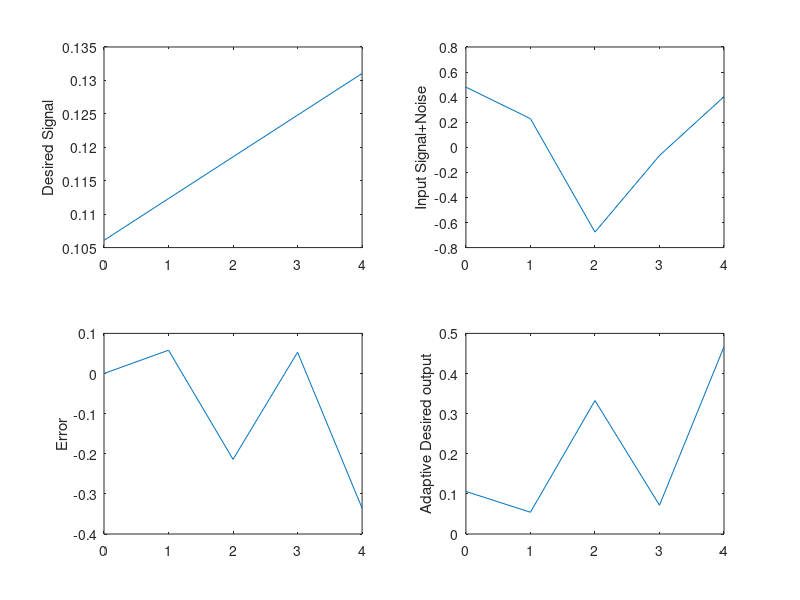

Write MATLAB code to recreate this figure.
    clc
    close all
    clear all
     
    N=input('length of sequence N = ');
    t=[0:N-1];
    w0=0.001;  phi=0.1;
    d=sin(2*pi*[1:N]*w0+phi);
    x=d+randn(1,N)*0.5;
    w=zeros(1,N); 
    mu=input('mu = ');
    for i=1:N
       e(i) = d(i) - w(i)' * x(i);
       w(i+1) = w(i) + mu * e(i) * x(i);
    end
    for i=1:N
    yd(i) = sum(w(i)' * x(i));  
    end
    subplot(221),plot(t,d),ylabel('Desired Signal'),
    subplot(222),plot(t,x),ylabel('Input Signal+Noise'),
    subplot(223),plot(t,yd),ylabel('Error'),
    subplot(224),plot(t,e),ylabel('Adaptive Desired output');